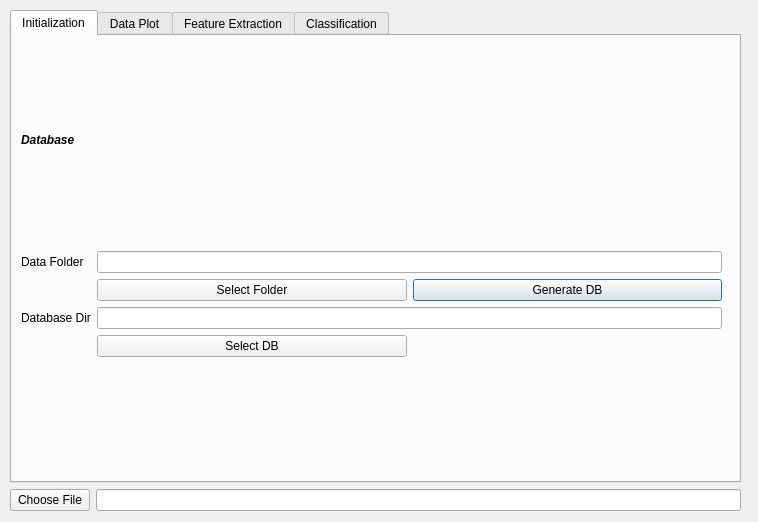
<?xml version="1.0" encoding="UTF-8"?>
<ui version="4.0">
 <class>dialog</class>
 <widget class="QDialog" name="dialog">
  <property name="geometry">
   <rect>
    <x>0</x>
    <y>0</y>
    <width>758</width>
    <height>522</height>
   </rect>
  </property>
  <property name="windowTitle">
   <string>Gas Analyzer</string>
  </property>
  <widget class="QWidget" name="verticalLayoutWidget">
   <property name="geometry">
    <rect>
     <x>10</x>
     <y>10</y>
     <width>731</width>
     <height>501</height>
    </rect>
   </property>
   <layout class="QVBoxLayout" name="verticalLayout">
    <item>
     <widget class="QTabWidget" name="tabWidget">
      <property name="currentIndex">
       <number>0</number>
      </property>
      <widget class="QWidget" name="tab">
       <attribute name="title">
        <string>Initialization</string>
       </attribute>
       <widget class="QWidget" name="verticalLayoutWidget_3">
        <property name="geometry">
         <rect>
          <x>9</x>
          <y>-1</y>
          <width>701</width>
          <height>421</height>
         </rect>
        </property>
        <layout class="QVBoxLayout" name="verticalLayout_3" stretch="1,5">
         <item>
          <widget class="QLabel" name="label_2">
           <property name="sizePolicy">
            <sizepolicy hsizetype="Fixed" vsizetype="Fixed">
             <horstretch>0</horstretch>
             <verstretch>0</verstretch>
            </sizepolicy>
           </property>
           <property name="text">
            <string>&lt;html&gt;&lt;head/&gt;&lt;body&gt;&lt;p&gt;&lt;span style=&quot; font-weight:600; font-style:italic;&quot;&gt;Database&lt;/span&gt;&lt;/p&gt;&lt;/body&gt;&lt;/html&gt;</string>
           </property>
          </widget>
         </item>
         <item>
          <layout class="QGridLayout" name="gridLayout">
           <item row="1" column="2">
            <widget class="QPushButton" name="generatePushButton">
             <property name="text">
              <string>Generate DB</string>
             </property>
            </widget>
           </item>
           <item row="2" column="0">
            <widget class="QLabel" name="label_5">
             <property name="sizePolicy">
              <sizepolicy hsizetype="Fixed" vsizetype="Fixed">
               <horstretch>0</horstretch>
               <verstretch>0</verstretch>
              </sizepolicy>
             </property>
             <property name="text">
              <string>Database Dir</string>
             </property>
            </widget>
           </item>
           <item row="2" column="1" colspan="2">
            <widget class="QLineEdit" name="db_dirLineEdit"/>
           </item>
           <item row="0" column="0">
            <widget class="QLabel" name="label_3">
             <property name="text">
              <string>Data Folder</string>
             </property>
            </widget>
           </item>
           <item row="0" column="1" colspan="2">
            <widget class="QLineEdit" name="data_dirLineEdit"/>
           </item>
           <item row="1" column="1">
            <widget class="QPushButton" name="select_folderPushButton">
             <property name="text">
              <string>Select Folder</string>
             </property>
            </widget>
           </item>
           <item row="3" column="1">
            <widget class="QPushButton" name="select_dbPushButton">
             <property name="text">
              <string>Select DB</string>
             </property>
            </widget>
           </item>
          </layout>
         </item>
        </layout>
       </widget>
      </widget>
      <widget class="QWidget" name="plotTab">
       <attribute name="title">
        <string>Data Plot</string>
       </attribute>
       <widget class="QFrame" name="plotFrame">
        <property name="geometry">
         <rect>
          <x>9</x>
          <y>9</y>
          <width>711</width>
          <height>421</height>
         </rect>
        </property>
        <property name="frameShape">
         <enum>QFrame::StyledPanel</enum>
        </property>
        <property name="frameShadow">
         <enum>QFrame::Raised</enum>
        </property>
       </widget>
      </widget>
      <widget class="QWidget" name="feature_extractionTab">
       <attribute name="title">
        <string>Feature Extraction</string>
       </attribute>
       <widget class="QFrame" name="feature_extractionFrame">
        <property name="geometry">
         <rect>
          <x>9</x>
          <y>9</y>
          <width>711</width>
          <height>411</height>
         </rect>
        </property>
        <property name="frameShape">
         <enum>QFrame::StyledPanel</enum>
        </property>
        <property name="frameShadow">
         <enum>QFrame::Raised</enum>
        </property>
       </widget>
      </widget>
      <widget class="QWidget" name="classificationTab">
       <attribute name="title">
        <string>Classification</string>
       </attribute>
       <widget class="QFrame" name="classificationFrame">
        <property name="geometry">
         <rect>
          <x>10</x>
          <y>10</y>
          <width>481</width>
          <height>411</height>
         </rect>
        </property>
        <property name="frameShape">
         <enum>QFrame::StyledPanel</enum>
        </property>
        <property name="frameShadow">
         <enum>QFrame::Raised</enum>
        </property>
       </widget>
       <widget class="QWidget" name="verticalLayoutWidget_2">
        <property name="geometry">
         <rect>
          <x>500</x>
          <y>10</y>
          <width>211</width>
          <height>411</height>
         </rect>
        </property>
        <layout class="QVBoxLayout" name="verticalLayout_2">
         <item>
          <widget class="QLabel" name="label">
           <property name="text">
            <string>&lt;html&gt;&lt;head/&gt;&lt;body&gt;&lt;p&gt;&lt;span style=&quot; font-size:18pt; font-weight:600; font-style:italic;&quot;&gt;Classification Result&lt;/span&gt;&lt;/p&gt;&lt;/body&gt;&lt;/html&gt;</string>
           </property>
          </widget>
         </item>
         <item>
          <widget class="QTextBrowser" name="resultTextBrowser"/>
         </item>
        </layout>
       </widget>
      </widget>
     </widget>
    </item>
    <item>
     <layout class="QHBoxLayout" name="horizontalLayout">
      <item>
       <widget class="QPushButton" name="choose_filePushButton">
        <property name="text">
         <string>Choose File</string>
        </property>
       </widget>
      </item>
      <item>
       <widget class="QLineEdit" name="fileLineEdit"/>
      </item>
     </layout>
    </item>
   </layout>
  </widget>
 </widget>
 <resources/>
 <connections/>
</ui>
